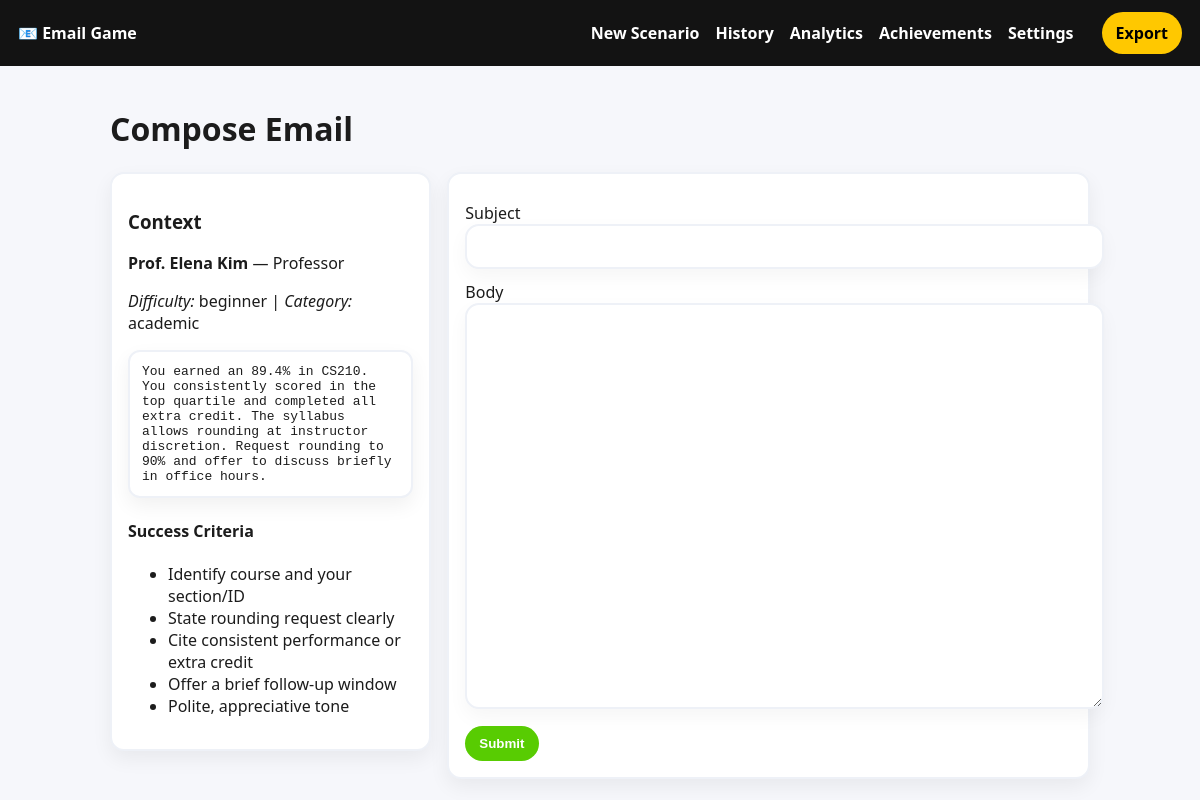
Page /attempt/new?scenario_id=16 on the committed database.
### app/models.py (models this page shows)
class Scenario(db.Model):
    id = db.Column(db.Integer, primary_key=True)
    character_name = db.Column(db.String(120))
    character_role = db.Column(db.String(120))
    character_image_path = db.Column(db.String(256))
    scenario_text = db.Column(db.Text, nullable=False)
    difficulty = db.Column(db.String(32))  # 'beginner'|'intermediate'|'advanced'
    category = db.Column(db.String(64))  # business/academic/personal
    success_criteria = db.Column(db.Text)  # JSON string list
    rubric_text = db.Column(db.Text)  # rubric/guidelines for this scenario
    generated_at = db.Column(db.DateTime, default=datetime.utcnow)
    attempts = db.relationship("Attempt", backref="scenario", lazy=True)

### app/blueprints/scenarios.py (the view, shortened to what this page needs)
@scenarios_bp.route("/attempt/new", methods=["GET", "POST"])
def attempt_new():
    scenario_id = request.args.get("scenario_id", type=int)
    scenario = get_scenario(scenario_id) if scenario_id else None
    if not scenario:
        scenario = create_scenario()
    form = EmailComposeForm()
    success = json.loads(scenario.success_criteria or "[]")
    return render_template("compose.html", form=form, scenario=scenario, success_criteria=success)

### app/forms.py
class EmailComposeForm(FlaskForm):
    email_subject = StringField("Subject", validators=[Length(max=200)])
    email_body = TextAreaField("Body", validators=[DataRequired(), Length(min=1, max=10000)])
    submit = SubmitField("Submit")

### app/services/scenarios.py (called while the page is built)
def get_scenario(scenario_id: int) -> Optional[Scenario]:
    return Scenario.query.get(scenario_id)

### app/templates/compose.html (shortened to what this page needs)
{% extends "base.html" %}
{% block content %}
<h1>Compose Email</h1>
<div class="compose-grid">
  <aside class="context-card">
    <h3>Context</h3>
    <p><strong>{{ scenario.character_name }}</strong> — {{ scenario.character_role or 'Contact' }}</p>
    <p><em>Difficulty:</em> {{ scenario.difficulty or 'beginner' }} | <em>Category:</em> {{ scenario.category or 'business' }}</p>
    <pre class="scenario">{{ scenario.scenario_text }}</pre>
    <h4>Success Criteria</h4>
    <ul>
      {% for s in success_criteria %}
      <li>{{ s }}</li>
      {% endfor %}
    </ul>
  </aside>
  <section class="compose-card">
    <form method="POST">
      <div class="form-group">
        {{ form.email_subject.label }}
        {{ form.email_subject(size=80) }}
      </div>
      <div class="form-group">
        {{ form.email_body.label }}
        {{ form.email_body(rows=18, cols=100) }}
      </div>
      <div class="actions">
        {{ form.submit(class_="btn primary") }}
      </div>
    </form>
  </section>
</div>
{% endblock %}

### app/static/css/styles.css (style rules this page uses)
:root { --green:#58CC02; --dark:#131313; --bg:#f6f7fb; --card:#ffffff; --text:#1c1c1c; --accent:#ffc800; }
body { font-family: system-ui, -apple-system, Segoe UI, Roboto, Arial, sans-serif; margin: 0; padding: 0; background: var(--bg); color: var(--text); }
.btn { display: inline-block; background: var(--green); color: #fff; padding: 10px 14px; border-radius: 999px; text-decoration: none; font-weight: 700; border: none; cursor: pointer; }
.btn.primary { background: var(--green); }
.form-group { margin: 12px 0; }
pre.scenario { background: var(--card); padding: 12px; border-radius: 12px; box-shadow: 0 8px 20px rgba(0,0,0,.06); white-space: pre-wrap; border: 2px solid #eef1f7; }
.actions { margin-top: 12px; }
.compose-grid { display: grid; grid-template-columns: 1fr 2fr; gap: 16px; align-items: start; }
.context-card, .compose-card { background: var(--card); border-radius: 14px; padding: 16px; box-shadow: 0 8px 20px rgba(0,0,0,.06); border: 2px solid #eef1f7; }
.form-group input[type="text"], .form-group textarea { width: 100%; padding: 12px 14px; border-radius: 14px; border: 2px solid #eef1f7; background: #fff; box-shadow: 0 8px 20px rgba(0,0,0,.04); outline: none; transition: border-color .15s ease, box-shadow .15s ease, background-color .15s ease; font-size: 15px; }
.form-group textarea { line-height: 1.4; min-height: 220px; resize: vertical; }
.form-group input[type="text"]::placeholder, .form-group textarea::placeholder { color: #9aa3af; }

### rows in the picture
Scenario: character_name "Prof. Elena Kim", character_role "Professor", difficulty "beginner", category "academic", scenario_text "You earned an 89.4% in CS210. You consistently scored in the top quartile and completed all extra credit. The syllabus allows rounding at instructor discretion. Request rounding to 90% and offer to discuss briefly in office hours."

### other values in the picture
{{ s }} "Identify course and your section/ID" "State rounding request clearly" "Cite consistent performance or extra credit" "Offer a brief follow-up window" "Polite, appreciative tone"
